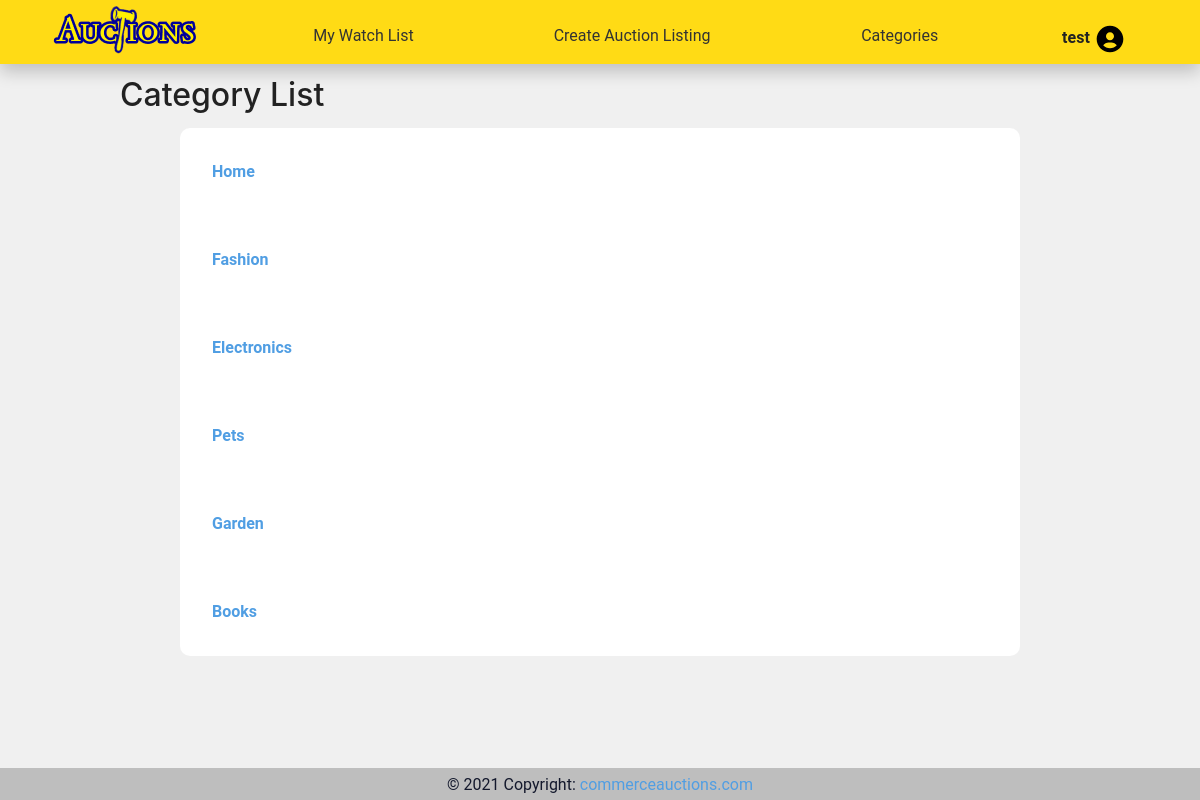
Before: /categories/ (signed in) with the older database file.
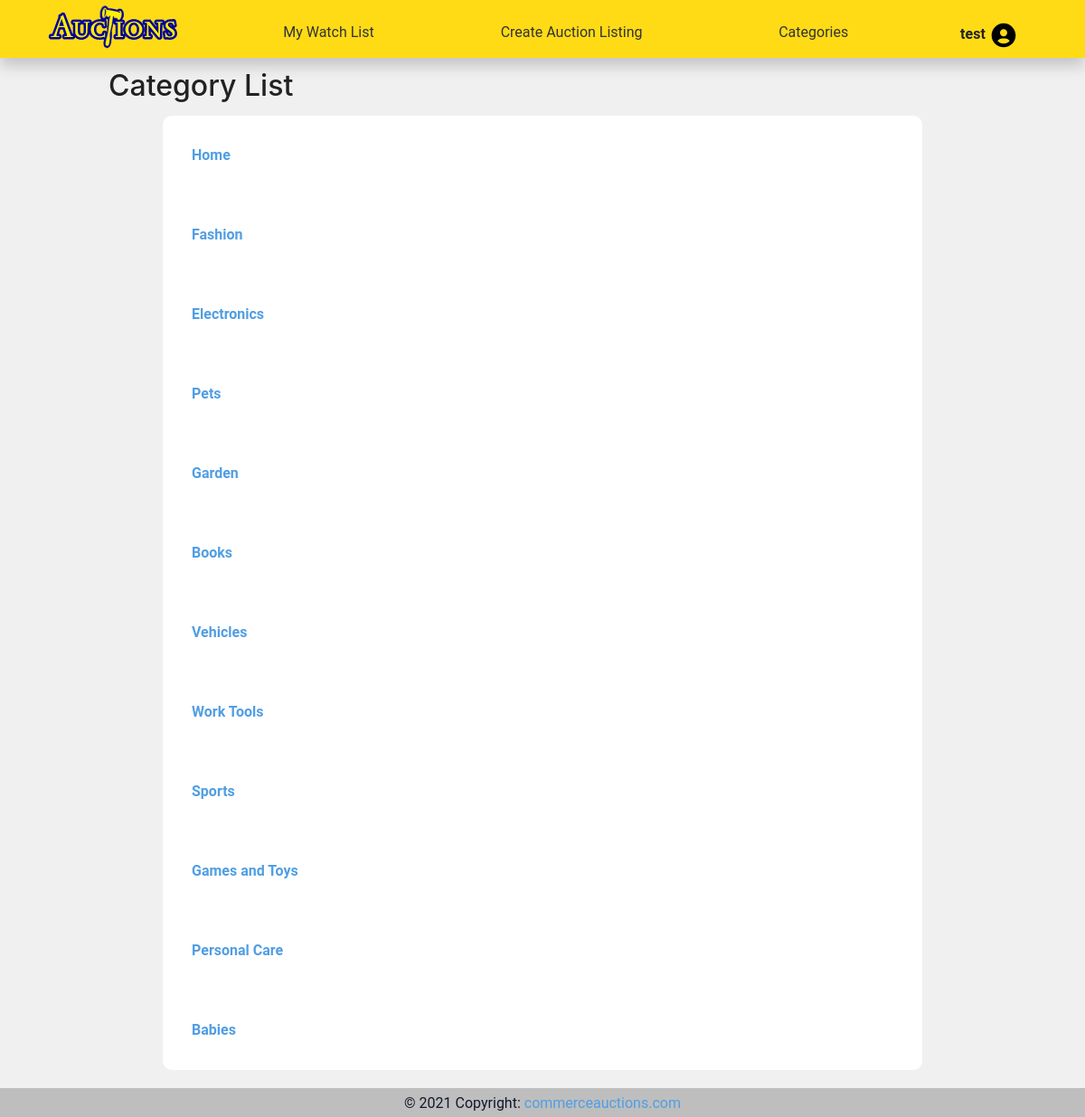
After: the same page with the newer database file.
### auctions/models.py (models this page shows, shortened)
class Category(models.Model):
    category_name = models.CharField(max_length=20, blank=True)

### auctions/views.py (the view, shortened to what this page needs)
# urls.py: path("categories/", views.categories, name="categories"),
@csrf_exempt
@login_required
def categories(request):
    print("Entrando al categoriesssssssDDDDDDDDDDDDDDDDDDDDDDDD")
    all_categories = Category.objects.all()
    if request.method == "GET":
        return render(request, "auctions/categories.html", {
            "all_categories" : all_categories,
        })

### auctions/templates/auctions/categories.html
{% extends "auctions/layout.html" %}
{% block body %}
<div class="sub">
    <h2>Category List</h2>
</div>
<div class="main">
    {% for categories in all_categories %}
        <div id="listing_auction" >
            <a href="../category/{{ categories.id }}" >
                <div id="auction_name">{{ categories.category_name }}</div>
            </a>
        </div>
    {% endfor %}
</div>
{% endblock %}

Changed rows visible on the page:
added Category: category_name "Vehicles"
added Category: category_name "Work Tools"
added Category: category_name "Sports"
added Category: category_name "Games and Toys"
added Category: category_name "Personal Care"
added Category: category_name "Babies"
